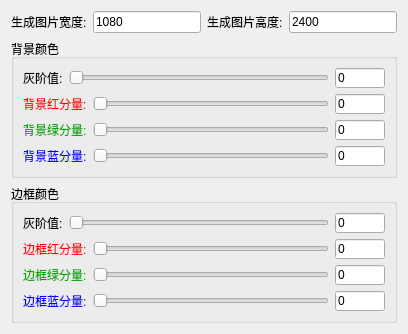
        <widget class="QWidget" name="tab_6">
         <attribute name="title">
          <string>边框图</string>
         </attribute>
         <layout class="QGridLayout" name="gridLayout_19">
          <item row="0" column="0">
           <layout class="QVBoxLayout" name="verticalLayout_18">
            <item>
             <layout class="QHBoxLayout" name="horizontalLayout_114">
              <item>
               <layout class="QHBoxLayout" name="horizontalLayout_86">
                <item>
                 <widget class="QLabel" name="label_85">
                  <property name="text">
                   <string>生成图片宽度:</string>
                  </property>
                 </widget>
                </item>
                <item>
                 <widget class="QLineEdit" name="Type6_width">
                  <property name="text">
                   <string>1080</string>
                  </property>
                 </widget>
                </item>
               </layout>
              </item>
              <item>
               <layout class="QHBoxLayout" name="horizontalLayout_79">
                <item>
                 <widget class="QLabel" name="label_78">
                  <property name="text">
                   <string>生成图片高度:</string>
                  </property>
                 </widget>
                </item>
                <item>
                 <widget class="QLineEdit" name="Type6_height">
                  <property name="text">
                   <string>2400</string>
                  </property>
                 </widget>
                </item>
               </layout>
              </item>
             </layout>
            </item>
            <item>
             <widget class="QGroupBox" name="groupBox_9">
              <property name="title">
               <string>背景颜色</string>
              </property>
              <layout class="QGridLayout" name="gridLayout_17">
               <item row="0" column="0">
                <layout class="QVBoxLayout" name="verticalLayout_16">
                 <item>
                  <layout class="QHBoxLayout" name="horizontalLayout_20">
                   <item>
                    <widget class="QLabel" name="label_18">
                     <property name="text">
                      <string>灰阶值:</string>
                     </property>
                    </widget>
                   </item>
                   <item>
                    <widget class="QSlider" name="Type6_back_gray">
                     <property name="maximum">
                      <number>255</number>
                     </property>
                     <property name="orientation">
                      <enum>Qt::Horizontal</enum>
                     </property>
                    </widget>
                   </item>
                   <item>
                    <widget class="QLineEdit" name="Type6_back_gray_val">
                     <property name="maximumSize">
                      <size>
                       <width>50</width>
                       <height>20</height>
                      </size>
                     </property>
                     <property name="text">
                      <string>0</string>
                     </property>
                    </widget>
                   </item>
                  </layout>
                 </item>
                 <item>
                  <layout class="QHBoxLayout" name="horizontalLayout_85">
                   <item>
                    <widget class="QLabel" name="label_84">
                     <property name="styleSheet">
                      <string notr="true">color: rgb(255, 0, 0);</string>
                     </property>
                     <property name="text">
                      <string>背景红分量:</string>
                     </property>
                    </widget>
                   </item>
                   <item>
                    <widget class="QSlider" name="Type6_back_r">
                     <property name="maximum">
                      <number>255</number>
                     </property>
                     <property name="orientation">
                      <enum>Qt::Horizontal</enum>
                     </property>
                    </widget>
                   </item>
                   <item>
                    <widget class="QLineEdit" name="Type6_back_r_val">
                     <property name="maximumSize">
                      <size>
                       <width>50</width>
                       <height>20</height>
                      </size>
                     </property>
                     <property name="text">
                      <string>0</string>
                     </property>
                    </widget>
                   </item>
                  </layout>
                 </item>
                 <item>
                  <layout class="QHBoxLayout" name="horizontalLayout_84">
                   <item>
                    <widget class="QLabel" name="label_83">
                     <property name="styleSheet">
                      <string notr="true">color: rgb(0, 170, 0);</string>
                     </property>
                     <property name="text">
                      <string>背景绿分量:</string>
                     </property>
                    </widget>
                   </item>
                   <item>
                    <widget class="QSlider" name="Type6_back_g">
                     <property name="maximum">
                      <number>255</number>
                     </property>
                     <property name="orientation">
                      <enum>Qt::Horizontal</enum>
                     </property>
                    </widget>
                   </item>
                   <item>
                    <widget class="QLineEdit" name="Type6_back_g_val">
                     <property name="maximumSize">
                      <size>
                       <width>50</width>
                       <height>20</height>
                      </size>
                     </property>
                     <property name="text">
                      <string>0</string>
                     </property>
                    </widget>
                   </item>
                  </layout>
                 </item>
                 <item>
                  <layout class="QHBoxLayout" name="horizontalLayout_82">
                   <item>
                    <widget class="QLabel" name="label_81">
                     <property name="styleSheet">
                      <string notr="true">color: rgb(0, 0, 255);</string>
                     </property>
                     <property name="text">
                      <string>背景蓝分量:</string>
                     </property>
                    </widget>
                   </item>
                   <item>
                    <widget class="QSlider" name="Type6_back_b">
                     <property name="maximum">
                      <number>255</number>
                     </property>
                     <property name="orientation">
                      <enum>Qt::Horizontal</enum>
                     </property>
                    </widget>
                   </item>
                   <item>
                    <widget class="QLineEdit" name="Type6_back_b_val">
                     <property name="maximumSize">
                      <size>
                       <width>50</width>
                       <height>20</height>
                      </size>
                     </property>
                     <property name="text">
                      <string>0</string>
                     </property>
                    </widget>
                   </item>
                  </layout>
                 </item>
                </layout>
               </item>
              </layout>
             </widget>
            </item>
            <item>
             <widget class="QGroupBox" name="groupBox_10">
              <property name="title">
               <string>边框颜色</string>
              </property>
              <layout class="QGridLayout" name="gridLayout_18">
               <item row="0" column="0">
                <layout class="QVBoxLayout" name="verticalLayout_17">
                 <item>
                  <layout class="QHBoxLayout" name="horizontalLayout_19">
                   <item>
                    <widget class="QLabel" name="label_17">
                     <property name="text">
                      <string>灰阶值:</string>
                     </property>
                    </widget>
                   </item>
                   <item>
                    <widget class="QSlider" name="Type6_frame_gray">
                     <property name="maximum">
                      <number>255</number>
                     </property>
                     <property name="orientation">
                      <enum>Qt::Horizontal</enum>
                     </property>
                    </widget>
                   </item>
                   <item>
                    <widget class="QLineEdit" name="Type6_frame_gray_val">
                     <property name="maximumSize">
                      <size>
                       <width>50</width>
                       <height>20</height>
                      </size>
                     </property>
                     <property name="text">
                      <string>0</string>
                     </property>
                    </widget>
                   </item>
                  </layout>
                 </item>
                 <item>
                  <layout class="QHBoxLayout" name="horizontalLayout_80">
                   <item>
                    <widget class="QLabel" name="label_79">
                     <property name="styleSheet">
                      <string notr="true">color: rgb(255, 0, 0);</string>
                     </property>
                     <property name="text">
                      <string>边框红分量:</string>
                     </property>
                    </widget>
                   </item>
                   <item>
                    <widget class="QSlider" name="Type6_frame_r">
                     <property name="maximum">
                      <number>255</number>
                     </property>
                     <property name="orientation">
                      <enum>Qt::Horizontal</enum>
                     </property>
                    </widget>
                   </item>
                   <item>
                    <widget class="QLineEdit" name="Type6_frame_r_val">
                     <property name="maximumSize">
                      <size>
                       <width>50</width>
                       <height>20</height>
                      </size>
                     </property>
                     <property name="text">
                      <string>0</string>
                     </property>
                    </widget>
                   </item>
                  </layout>
                 </item>
                 <item>
                  <layout class="QHBoxLayout" name="horizontalLayout_83">
                   <item>
                    <widget class="QLabel" name="label_82">
                     <property name="styleSheet">
                      <string notr="true">color: rgb(0, 170, 0);</string>
                     </property>
                     <property name="text">
                      <string>边框绿分量:</string>
                     </property>
                    </widget>
                   </item>
                   <item>
                    <widget class="QSlider" name="Type6_frame_g">
                     <property name="maximum">
                      <number>255</number>
                     </property>
                     <property name="orientation">
                      <enum>Qt::Horizontal</enum>
                     </property>
                    </widget>
                   </item>
                   <item>
                    <widget class="QLineEdit" name="Type6_frame_g_val">
                     <property name="maximumSize">
                      <size>
                       <width>50</width>
                       <height>20</height>
                      </size>
                     </property>
                     <property name="text">
                      <string>0</string>
                     </property>
                    </widget>
                   </item>
                  </layout>
                 </item>
                 <item>
                  <layout class="QHBoxLayout" name="horizontalLayout_81">
                   <item>
                    <widget class="QLabel" name="label_80">
                     <property name="styleSheet">
                      <string notr="true">color: rgb(0, 0, 255);</string>
                     </property>
                     <property name="text">
                      <string>边框蓝分量:</string>
                     </property>
                    </widget>
                   </item>
                   <item>
                    <widget class="QSlider" name="Type6_frame_b">
                     <property name="maximum">
                      <number>255</number>
                     </property>
                     <property name="orientation">
                      <enum>Qt::Horizontal</enum>
                     </property>
                    </widget>
                   </item>
                   <item>
                    <widget class="QLineEdit" name="Type6_frame_b_val">
                     <property name="maximumSize">
                      <size>
                       <width>50</width>
                       <height>20</height>
                      </size>
                     </property>
                     <property name="text">
                      <string>0</string>
                     </property>
                    </widget>
                   </item>
                  </layout>
                 </item>
                </layout>
               </item>
              </layout>
             </widget>
            </item>
           </layout>
          </item>
         </layout>
        </widget>
